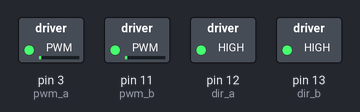
The sketch below on a simulated Arduino Uno, built with avr-gcc and run on an emulated ATmega328P. Parts: switched loads named in the sketch (green lamp = pin HIGH).

Above: at 0.05 s.
At 1.15 s:
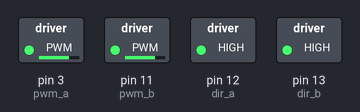
At 5.25 s:
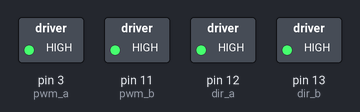
At 10.45 s:
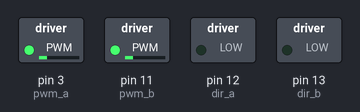
At 14.25 s:
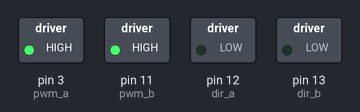
At 18.15 s:
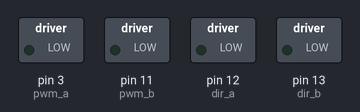
Timing chart, 0 to 23.7 s (numbered marks = the images above):
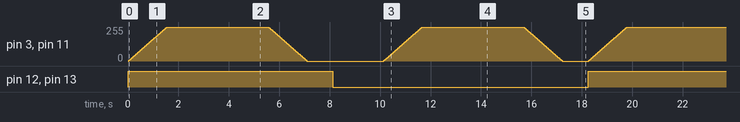

The sketch:

ArduMotor.ino
```cpp
/*
 5/22/2012
  Timothy Holmberg
  SparkFun Electronics

  This code includes the ddition of fade in and out PWM. Also a stop feature. And the addition of individual functions for motor control

  This was a revision of the example sketch that originated from Pete Dokter's code for Arduino that shows very basically how to control an Ardumoto
  motor driver shield with a 5V Arduino controller board. http://www.sparkfun.com/datasheets/DevTools/Arduino/Ardumoto_test_3.pde

  This also includes parts of the Fading Example,  Created 1 Nov 2008 By David A. Mellis, modified 30 Aug 2011 By Tom Igoe http://arduino.cc/en/Tutorial/Fading

*/

int pwm_a = 3;   //PWM control for motor outputs 1 and 2 is on digital pin 3
int pwm_b = 11;  //PWM control for motor outputs 3 and 4 is on digital pin 11
int dir_a = 12;  //direction control for motor outputs 1 and 2 is on digital pin 12
int dir_b = 13;  //direction control for motor outputs 3 and 4 is on digital pin 13
int val = 0;     //value for fade

void setup()
{
  pinMode(pwm_a, OUTPUT);  //Set control pins to be outputs
  pinMode(pwm_b, OUTPUT);
  pinMode(dir_a, OUTPUT);
  pinMode(dir_b, OUTPUT);

  analogWrite(pwm_a, 100);  //set both motors to run at (100/255 = 39)% duty cycle (slow)
  analogWrite(pwm_b, 100);

}

void loop()
{
  forw();         //Set Motors to go forward Note : No pwm is defined with the for function, so that fade in and out works
  fadein();       //fade in from 0-255
  delay(2000);
  forward();      //continue full speed forward
  delay(2000);
  fadeout();      //Fade out from 255-0
  delay(1000);    //Wait one second

  stopped();      // stop for 2 seconds
  delay(2000);


  back();         //Set motors to revers. Note : No pwm is defined with the back function, so that fade in and out works
  fadein();       //fade in from 0-255
  delay(2000);
  backward();     //full speed backward
  delay(2000);
  fadeout();      //Fade out from 255-0
  delay(1000);
}


/* Let's take a moment to talk about these functions. The forw and back functions are simply designating the direction the motors will turn once they are fed a PWM signal.
If you only call the forw, or back functions, you will not see the motors turn. On a similar note the fade in and out functions will only change PWM, so you need to consider
the direction you were last set to. In the code above, you might have noticed that I called forw and fade in the same grouping. You will want to call a new direction, and then
declare your pwm fade. There is also a stop function.
*/

void forw() // no pwm defined
{
  digitalWrite(dir_a, HIGH);  //Reverse motor direction, 1 high, 2 low
  digitalWrite(dir_b, HIGH);  //Reverse motor direction, 3 low, 4 high
}

void back() // no pwm defined
{
  digitalWrite(dir_a, LOW);  //Set motor direction, 1 low, 2 high
  digitalWrite(dir_b, LOW);  //Set motor direction, 3 high, 4 low
}

void forward() //full speed forward
{
  digitalWrite(dir_a, HIGH);  //Reverse motor direction, 1 high, 2 low
  digitalWrite(dir_b, HIGH);  //Reverse motor direction, 3 low, 4 high
  analogWrite(pwm_a, 255);    //set both motors to run at 100% duty cycle
  analogWrite(pwm_b, 255);
}

void backward() //full speed backward
{
  digitalWrite(dir_a, LOW);  //Set motor direction, 1 low, 2 high
  digitalWrite(dir_b, LOW);  //Set motor direction, 3 high, 4 low
  analogWrite(pwm_a, 255);   //set both motors to run at 100% duty cycle (fast)
  analogWrite(pwm_b, 255);
}

void stopped() //stop
{
  digitalWrite(dir_a, LOW); //Set motor direction, 1 low, 2 high
  digitalWrite(dir_b, LOW); //Set motor direction, 3 high, 4 low
  analogWrite(pwm_a, 0);
  analogWrite(pwm_b, 0);
}

void fadein()
{
  // fade in from min to max in increments of 5 points:
  for(int fadeValue = 0 ; fadeValue <= 255; fadeValue +=5)
  {
     // sets the value (range from 0 to 255):
    analogWrite(pwm_a, fadeValue);
    analogWrite(pwm_b, fadeValue);
    // wait for 30 milliseconds to see the dimming effect
    delay(30);
  }
}

void fadeToSpeed(int maxSpeed)
{
  // fade in from min to max in increments of 5 points:
  for(int fadeValue = 0 ; fadeValue <= maxSpeed; fadeValue +=5)
  {
     // sets the value (range from 0 to 255):
    analogWrite(pwm_a, fadeValue);
    analogWrite(pwm_b, fadeValue);
    // wait for 30 milliseconds to see the dimming effect
    delay(30);
  }
}

void fadeout()
{
  // fade out from max to min in increments of 5 points:
  for(int fadeValue = 255 ; fadeValue >= 0; fadeValue -=5)
  {
    // sets the value (range from 0 to 255):
    analogWrite(pwm_a, fadeValue);
    analogWrite(pwm_b, fadeValue);
    // wait for 30 milliseconds to see the dimming effect
    delay(30);
  }
}


void fadeFromSpeed(int maxSpeed)
{
  // fade out from max to min in increments of 5 points:
  for(int fadeValue = maxSpeed ; fadeValue >= 0; fadeValue -=5)
  {
    // sets the value (range from 0 to 255):
    analogWrite(pwm_a, fadeValue);
    analogWrite(pwm_b, fadeValue);
    // wait for 30 milliseconds to see the dimming effect
    delay(30);
  }
}

void astop()                   //stop motor A
{
  analogWrite(pwm_a, 0);    //set both motors to run at 100% duty cycle (fast)
}

void bstop()                   //stop motor B
{
  analogWrite(pwm_b, 0);    //set both motors to run at 100% duty cycle (fast)
}
```

Measured:
- by itself, pin 3 (pwm_a), pin 11 (pwm_b): moves between 0/255 and 255/255, repeating every 18.2 s
- by itself, pin 12 (dir_a), pin 13 (dir_b): alternates HIGH for 8.1 s and LOW for 10.1 s
